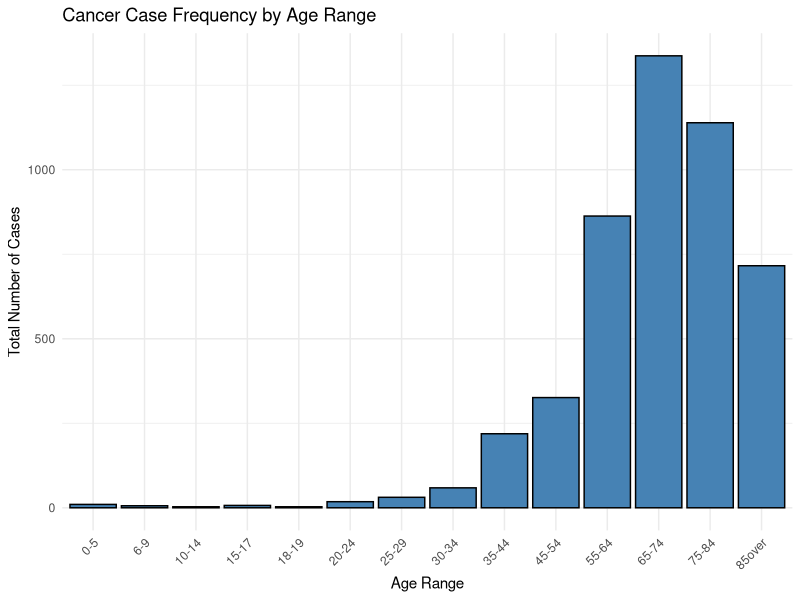

The R script that drew this image:
## ---- chunk 1
#| message: False 

#installing packages
install.packages("tidyverse") 
library(tidyverse) 
## ---- chunk 2
#| message: False 

#reading data
cancerData <- read_csv("./data/ageCancer.csv")
## ---- chunk 3
#| label: raw_data_histogram
#| message: False 
#| fig-cap: "A histogram of the distribution of cancer deaths from 2014-2023 by age group in Multnomah County."
# define age ranges

age_levels <- c("0-5", "6-9", "10-14", "15-17", "18-19", 
                "20-24", "25-29", "30-34", "35-44", "45-54", 
                "55-64", "65-74", "75-84", "85over")

# change ageRanges to a factor, so that they appear in numerical order
cancerData$ageRanges <- factor(cancerData$ageRanges, levels = age_levels)

#histogram of raw cancer count by age
age_data <- cancerData %>% 
  group_by(ageRanges) %>% 
  summarise(total_cases = sum(n)) 

ggplot(age_data, aes(x = ageRanges, y = total_cases)) + 
  geom_bar(stat = "identity", fill = "steelblue", color = "black") + 
  labs(title = "Cancer Case Frequency by Age Range", x = "Age Range", y = "Total Number of Cases") +
  theme_minimal() +
  theme(axis.text.x = element_text(angle = 45, hjust = 1)) 
